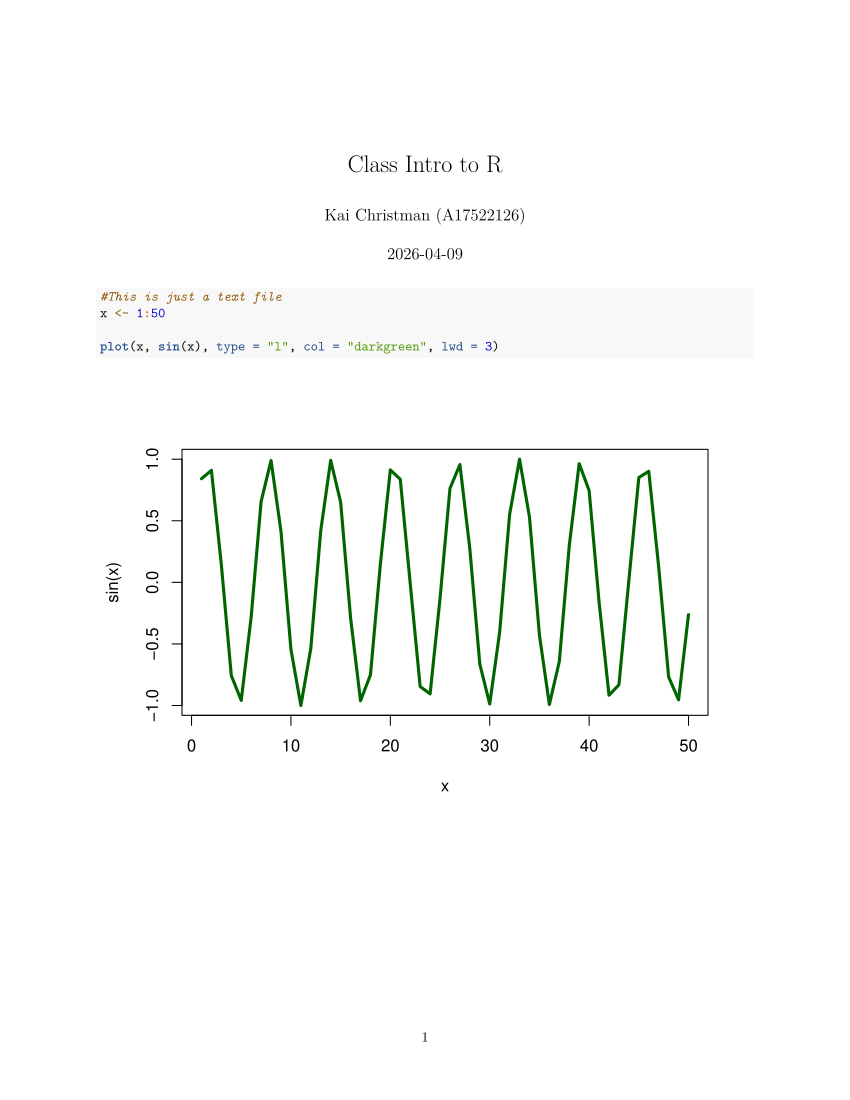

Generate this figure with R:
#' ---
#' title: "Class Intro to R"
#' author: "Kai Christman (A17522126)"
#' ---

#This is just a text file
x <- 1:50

plot(x, sin(x), type = "l", col = "darkgreen", lwd = 3)
